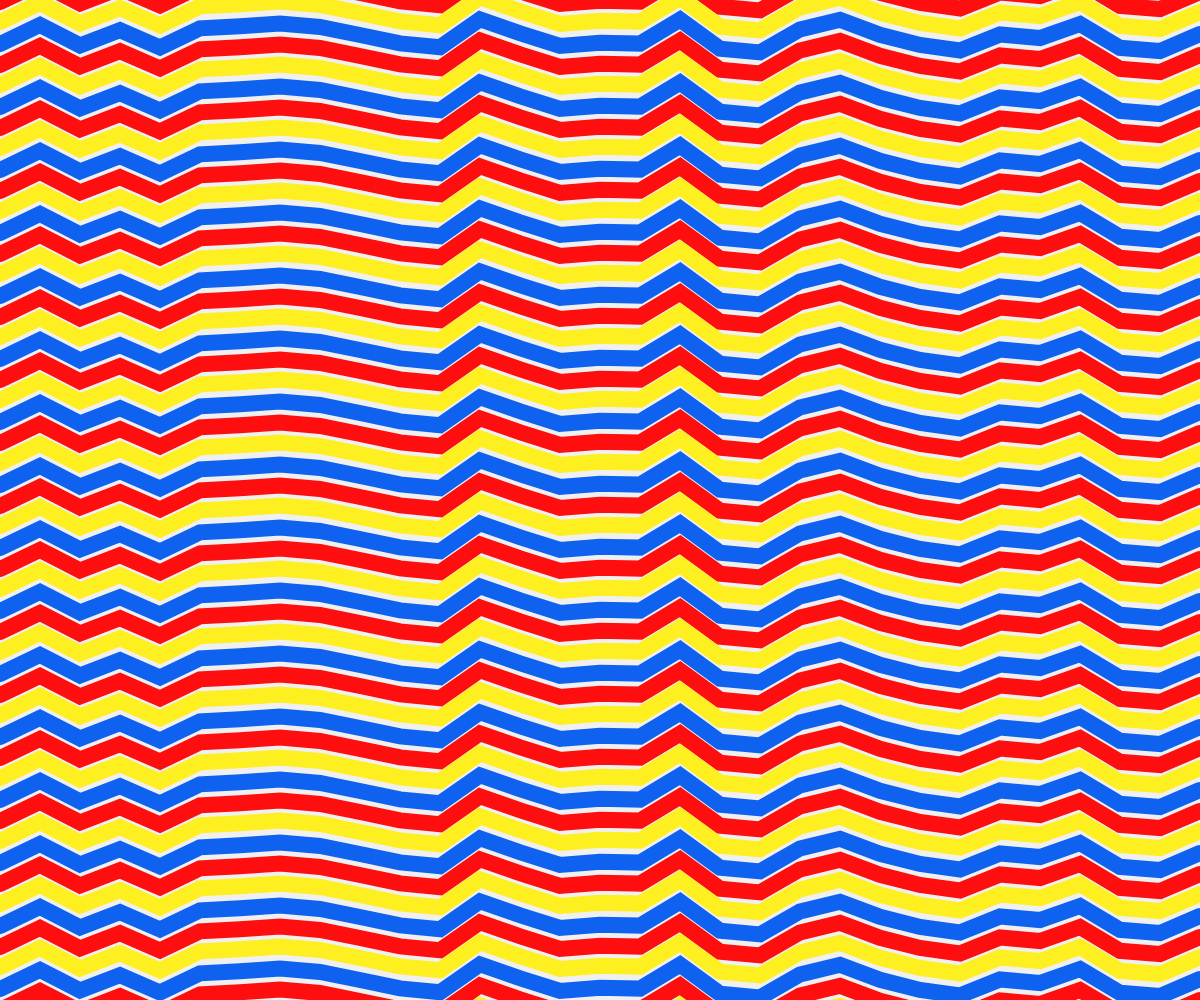
Frame 1 (no input)
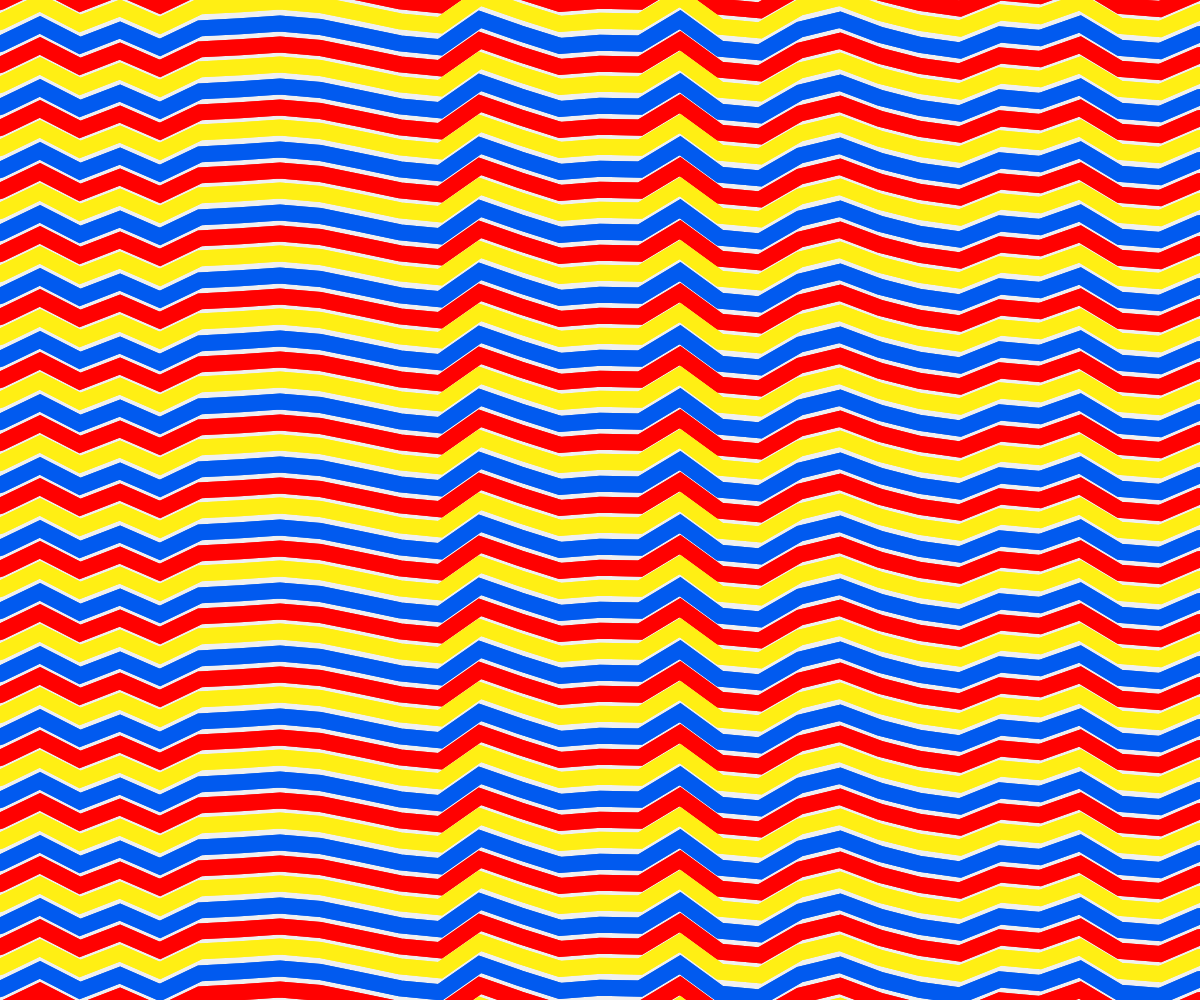
Frame 2 (the mouse pressed at the canvas centre, redrawn once)

The p5.js sketch that drew these frames (run headless with seeded random() and noise() and a simulated clock; the mouse was pressed at the canvas centre and the sketch redrawn once):

// p5.js sketch
// ── sketch.js
//Wall Drawing 797
//Sol Lewitt, October 1995
//First Installation: Mead Art Museum, Amherst College, Amherst

//drawn in p5.js by Sohan Murthy

//The first drafter has a black marker and makes an irregular horizontal line near the top of the wall.
//Then the second drafter tries to copy it (without touching it) using a red marker.
//The third drafter does the same, using a yellow marker.
//The fourth drafter does the same using a blue marker.
//Then the second drafter followed by the third and fourth copies the last line drawn until the bottom of the wall is reached.

var yValues;
var xSpacing;
var segments;

function setup(){
  createCanvas(windowWidth, windowHeight);
  background(240);

  segments = 30
  xSpacing = width/segments;
  yValues = new Array(segments+1);

  calcLine();

}

function draw(){

  DrawLine();
  noLoop();

}

//The first drafter has a black marker and makes an irregular horizontal line near the top of the wall.
// (In this case, the line is set by a function that generates a series of random y values, stored in an array)
function calcLine() {
  for (var i = 0; i < yValues.length; i++) {
    yValues[i] = map(random(0,1), 0, 1, 5,43);
  }
}

function DrawLine(){

  for(var y = -30; y <= height; y+=63){
//Then the second drafter tries to copy it (without touching it) using a red marker.
    renderLine(y, 255, 0, 0);
//The third drafter does the same, using a yellow marker.
    renderLine(y+20, 255, 240, 20);
//The fourth drafter does the same using a blue marker.
    renderLine(y+42, 0, 90, 240);
  }
//Then the second drafter followed by the third and fourth copies the last line drawn until the bottom of the wall is reached.
}


// (a function to render the lines)
function renderLine(_Y, _R, _G, _B){

  beginShape();
  noFill();

  strokeWeight(16);

  this.r = _R;
  this.g = _G;
  this.b = _B;

  this.yStart = _Y;

  for (var x = 0; x < yValues.length; x++) {
    for (var y = 0; y <= height; y++) {
    stroke(this.r,this.g,this.b, 240);
    vertex(x*xSpacing, yValues[x] + this.yStart);
    }
  }

  endShape();

}
